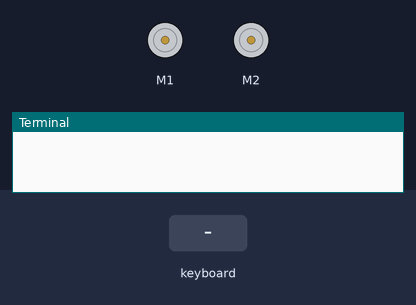
Bench run of a program on a simulated Raspberry Pi (BCM pin numbers). On the bench: 2 × DC motor (green arrow = forward, orange = backward, longer = faster), the last lines printed to the terminal. The test bench sets the inputs (shaded band).

Above: at 1.2 s.
1.3 s: key "w" typed on the keyboard
At 1.8 s:
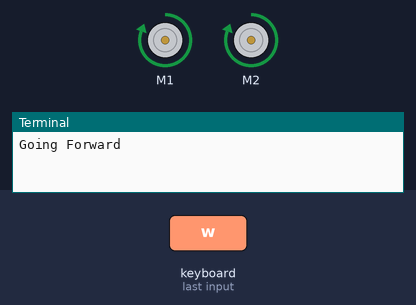
2.8 s: key "e" typed on the keyboard
At 4.0 s:
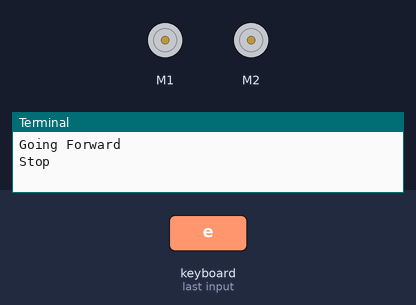
4.3 s: key "d" typed on the keyboard
At 5.3 s:
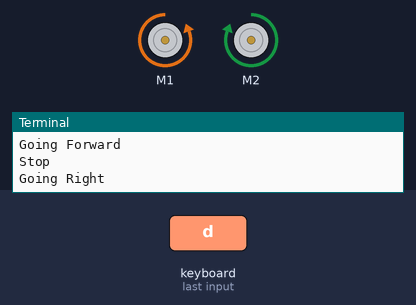
5.8 s: key "a" typed on the keyboard
At 6.4 s:
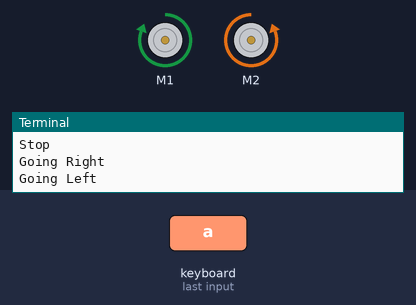
7.3 s: key "s" typed on the keyboard
At 7.6 s:
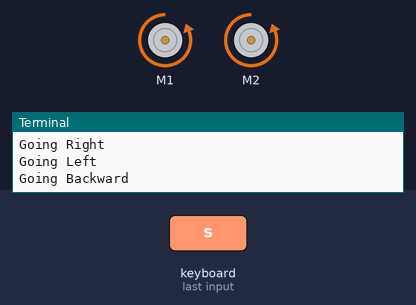
Timing chart, 0 to 9.8 s (numbered marks = the images above; inputs shaded):
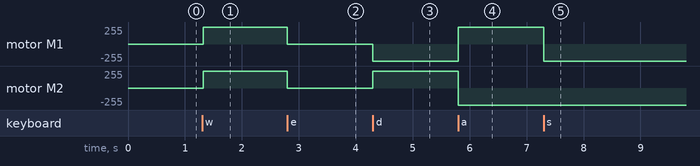

The program:

RunRemoteDriving.py
```python
import time # Import the Time library
import getch
from adafruit_motorkit import MotorKit

kit = MotorKit()

# Calibration
GxRightMotorForward = 1.0
GxLeftMotorForward = 1.0

# Switch both motors on - go backwards
def Backwards():
    kit.motor1.throttle = -GxRightMotorForward
    kit.motor2.throttle = -GxLeftMotorForward

# Switch both motors on - go forwards
def Forwards():
    kit.motor1.throttle = GxRightMotorForward
    kit.motor2.throttle = GxLeftMotorForward

# Switch both motors off - stop
def Stop():
    kit.motor1.throttle = 0
    kit.motor2.throttle = 0

# Switch the right motor on - go left
def TurningLeft():
    kit.motor1.throttle = GxLeftMotorForward
    kit.motor2.throttle = -GxRightMotorForward

# Switch the left motor off = go right
def TurningRight():
    kit.motor1.throttle = -GxLeftMotorForward
    kit.motor2.throttle = GxRightMotorForward

# Your code to control the robot goes below this line
try:

    #repeat the next indented block forever
    while True:
        key_input = getch.getche()
        if key_input == 'w':
          Forwards()
          print('Going Forward')
        if key_input == 'e':
          Stop()
          print('Stop')
        if key_input == 'd':
          TurningRight()
          print('Going Right')
        if key_input == 'a':
          TurningLeft()
          print('Going Left')
        if key_input == 's':
          Backwards()
          print('Going Backward')

# If you press CTRL+C, cleanup and stop
except KeyboardInterrupt:
    print('Exit')
```

Measured:
- after the input at 1.3 s, motor M1, motor M2: stopped → forward 255/255 at once
- after the input at 2.8 s, motor M1, motor M2: forward 255/255 → stopped at once
- after the input at 4.3 s, motor M1: stopped → backward 255/255 at once; motor M2: stopped → forward 255/255 at once
- after the input at 5.8 s, motor M1: backward 255/255 → forward 255/255 at once; motor M2: forward 255/255 → backward 255/255 at once
- after the input at 7.3 s, motor M1: forward 255/255 → backward 255/255 at once
